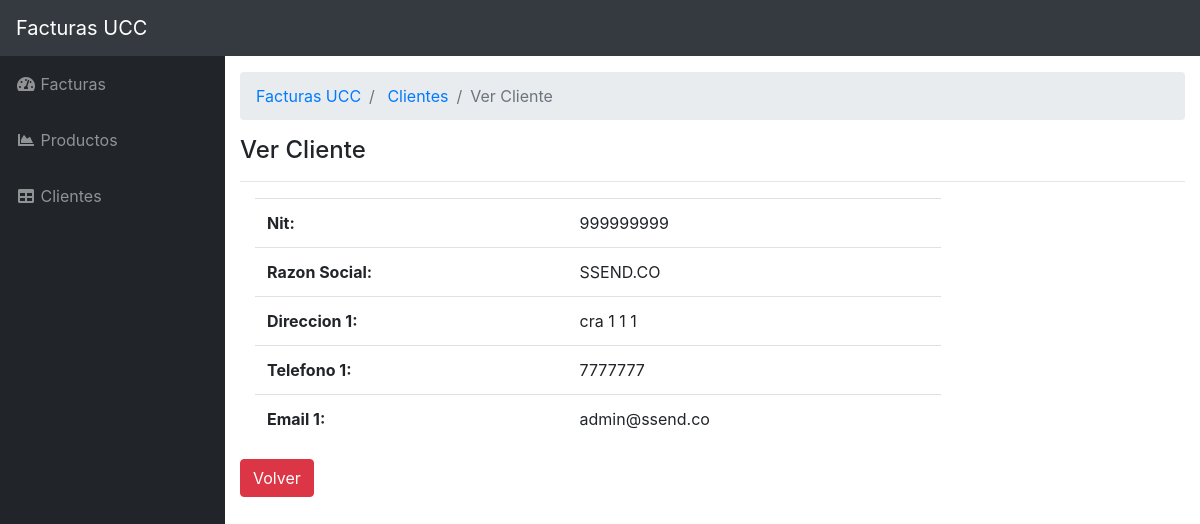
The page /clientes/ver_datos.php?id=1 on the database as committed earlier.
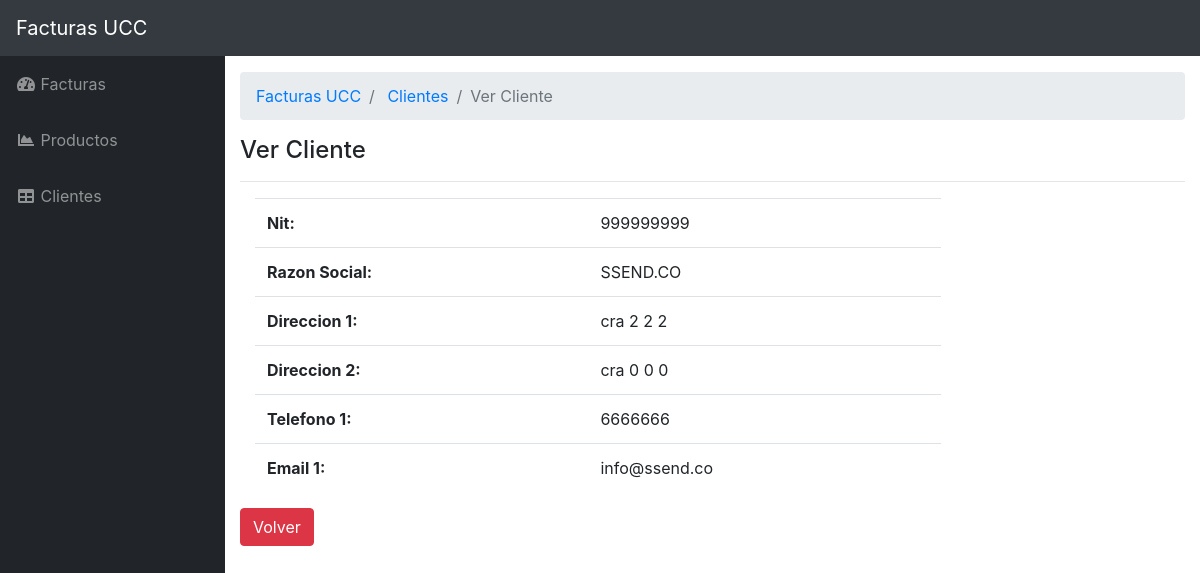
The same page on the database as committed later.
### tables this page shows
CREATE TABLE `clientes_datos` (
  `id` int(11) NOT NULL,
  `tipo` enum('EMAIL','TELEFONO','DIRECCION') NOT NULL,
  `cliente_id` int(11) NOT NULL,
  `dato` varchar(255) NOT NULL
);

### clientes/ver_datos.php (the view, shortened to what this page needs)
<?php
$servername = "localhost";
$username = "root";
$password = "";
$dbname = "formularios-factura";
$conn = new mysqli($servername, $username, $password, $dbname);
$sql = "SELECT * FROM `clientes` WHERE `id_cliente` = " . $_GET['id'];
$result = $conn->query($sql);
if ($result->num_rows > 0) {
    $cliente = $result->fetch_all(MYSQLI_ASSOC);
} else {
    $cliente = null;
}
$sql = "SELECT * FROM `clientes_datos` WHERE `cliente_id` = " . $_GET['id'] . " AND `tipo` = 1";
$result = $conn->query($sql);
if ($result->num_rows > 0) {
    $emails = $result->fetch_all(MYSQLI_ASSOC);
} else {
    $emails = null;
}
$sql = "SELECT * FROM `clientes_datos` WHERE `cliente_id` = " . $_GET['id'] . " AND `tipo` = 2";
$result = $conn->query($sql);
if ($result->num_rows > 0) {
    $telefonos = $result->fetch_all(MYSQLI_ASSOC);
} else {
    $telefonos = null;
}
$sql = "SELECT * FROM `clientes_datos` WHERE `cliente_id` = " . $_GET['id'] . " AND `tipo` = 3";
$result = $conn->query($sql);
if ($result->num_rows > 0) {
    $direcciones = $result->fetch_all(MYSQLI_ASSOC);
} else {
    $direcciones = null;
}
?>
<?php require_once '../sitio/cabecera.php' ?>
<ol class="breadcrumb">
    <li class="breadcrumb-item">
        <a href="<?php echo BASE_URL_ ?>">Facturas UCC</a>
    </li>
    <li class="breadcrumb-item">
        <a href="<?php echo BASE_URL_ ?>clientes">Clientes</a>
    </li>
    <li class="breadcrumb-item active">Ver Cliente</li>
</ol>
<h4>Ver Cliente</h4>
<hr>
<div class="container">
    <table class="table w-75">
        <tbody>
            <tr>
                <th scope="row">Nit: </th>
                <td><?php echo $cliente[0]['nit'] ?></td>
            </tr>
            <tr>
                <th scope="row">Razon Social: </th>
                <td><?php echo $cliente[0]['razon_social'] ?></td>
            </tr>
            <?php for ($i = 0; $i < @count($direcciones); $i++) : ?>
                <tr>
                    <th scope="row">Direccion <?php echo $i + 1 ?>: </th>
                    <td><?php echo $direcciones[$i]['dato'] ?></td>
                </tr>
            <?php endfor ?>
            <?php for ($i = 0; $i < @count($telefonos); $i++) : ?>
                <tr>
                    <th scope="row">Telefono <?php echo $i + 1 ?>: </th>
                    <td><?php echo $telefonos[$i]['dato'] ?></td>
                </tr>
            <?php endfor ?>
            <?php for ($i = 0; $i < @count($emails); $i++) : ?>
                <tr>
                    <th scope="row">Email <?php echo $i + 1 ?>: </th>
                    <td><?php echo $emails[$i]['dato'] ?></td>
                </tr>
            <?php endfor ?>
        </tbody>
    </table>
</div>
<div class="row mb-3">
    <div class="col-md-12">
        <a class="btn btn-danger" href="index.php">Volver</a>
    </div>
</div>
<?php require_once '../sitio/pie.php' ?>

Rows that differ between the two databases and show on the page:
removed clientes_datos: dato "cra 1 1 1", shown under "Ver Cliente"
removed clientes_datos: dato "7777777"
removed clientes_datos: dato "admin@ssend.co"
added clientes_datos: dato "cra 2 2 2", shown under "Ver Cliente"
added clientes_datos: dato "cra 0 0 0", shown under "Ver Cliente"
added clientes_datos: dato "6666666"
added clientes_datos: dato "info@ssend.co"
